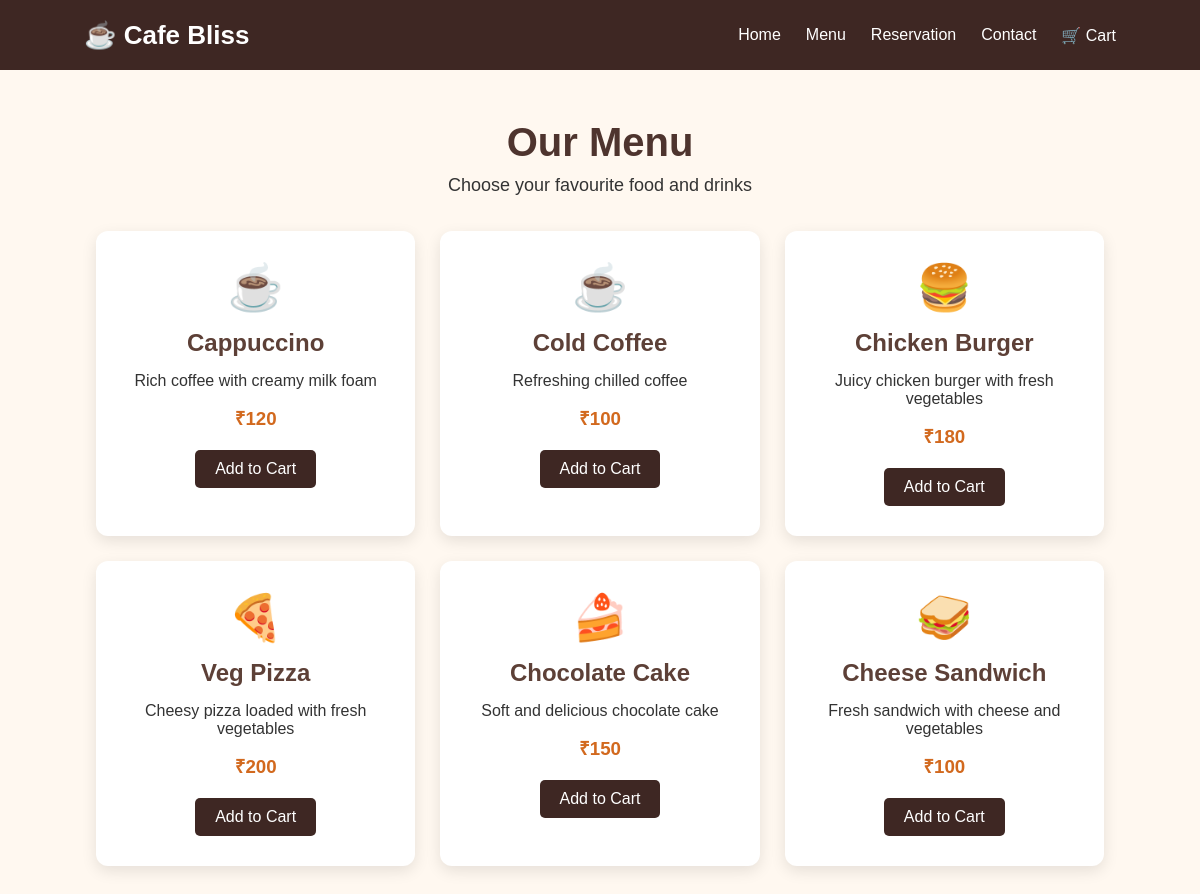
The page /menu on the database its author committed.
### tables this page shows
CREATE TABLE menu (
            id INTEGER PRIMARY KEY AUTOINCREMENT,
            name TEXT NOT NULL,
            description TEXT,
            price INTEGER NOT NULL
        );

### app.py (the view)
@app.route("/menu")
def menu():
    conn = get_db()
    items = conn.execute(
        "SELECT * FROM menu"
    ).fetchall()
    conn.close()
    return render_template(
        "menu.html",
        items=items
    )

### app.py (called while the page is built)
def get_db():
    conn = sqlite3.connect("cafe.db")
    conn.row_factory = sqlite3.Row
    return conn

### templates/menu.html (shortened to what this page needs)
<!DOCTYPE html>
<html lang="en">
<head>
    <link rel="stylesheet"
          href="{{ url_for('static', filename='style.css') }}">
</head>
<body>
<nav>
    <h2>☕ Cafe Bliss</h2>
    <ul>
        <li><a href="/">Home</a></li>
        <li><a href="/menu">Menu</a></li>
        <li><a href="/reservation">Reservation</a></li>
        <li><a href="/contact">Contact</a></li>
        <li><a href="/cart">🛒 Cart</a></li>
    </ul>
</nav>
<section class="menu-section">
    <h1>Our Menu</h1>
    <p>
        Choose your favourite food and drinks
    </p>
    <div class="menu-container">
        {% for item in items %}
        <div class="menu-item">
            <div class="food-icon">
                {% if "Coffee" in item.name
                   or "Cappuccino" in item.name %}
                    ☕
                {% elif "Cake" in item.name %}
                    🍰
                {% elif "Burger" in item.name %}
                    🍔
                {% elif "Pizza" in item.name %}
                    🍕
                {% else %}
                    🥪
                {% endif %}
            </div>
            <h2>
                {{ item.name }}
            </h2>
            <p>
                {{ item.description }}
            </p>
            <h3>
                ₹{{ item.price }}
            </h3>
            <a href="/add_to_cart/{{ item.id }}"
               class="add-btn">
                Add to Cart
            </a>
        </div>
        {% endfor %}
    </div>
</section>
</body>
</html>

### static/style.css (style rules this page uses)
* { margin: 0; padding: 0; box-sizing: border-box; font-family: Arial, sans-serif; }
body { background: #fff8f0; color: #333; }
nav { height: 70px; background: #3e2723; display: flex; align-items: center; justify-content: space-between; padding: 0 7%; }
nav h2 { color: white; font-size: 26px; }
nav ul { display: flex; list-style: none; gap: 25px; }
nav a { color: white; text-decoration: none; }
.menu-section { text-align: center; padding: 50px 8%; }
.menu-section h1 { color: #4e342e; font-size: 40px; margin-bottom: 10px; }
.menu-section > p { margin-bottom: 35px; font-size: 18px; }
.menu-container { display: grid; grid-template-columns: repeat(3, 1fr); gap: 25px; }
.menu-item { background: white; padding: 30px 20px; border-radius: 12px; box-shadow: 0 5px 15px rgba(0,0,0,0.1); }
.food-icon { font-size: 45px; margin-bottom: 15px; }
.menu-item h2 { color: #5d4037; margin-bottom: 15px; }
.menu-item p { margin-bottom: 15px; }
.menu-item h3 { color: #d2691e; margin-bottom: 20px; }
.add-btn { display: inline-block; background: #3e2723; color: white; padding: 10px 20px; text-decoration: none; border-radius: 5px; }

### rows shown on the page
menu: name "Cappuccino", description "Rich coffee with creamy milk foam", price "120"
menu: name "Cold Coffee", description "Refreshing chilled coffee", price "100"
menu: name "Chicken Burger", description "Juicy chicken burger with fresh vegetables", price "180"
menu: name "Veg Pizza", description "Cheesy pizza loaded with fresh vegetables", price "200"
menu: name "Chocolate Cake", description "Soft and delicious chocolate cake", price "150"
menu: name "Cheese Sandwich", description "Fresh sandwich with cheese and vegetables", price "100"
